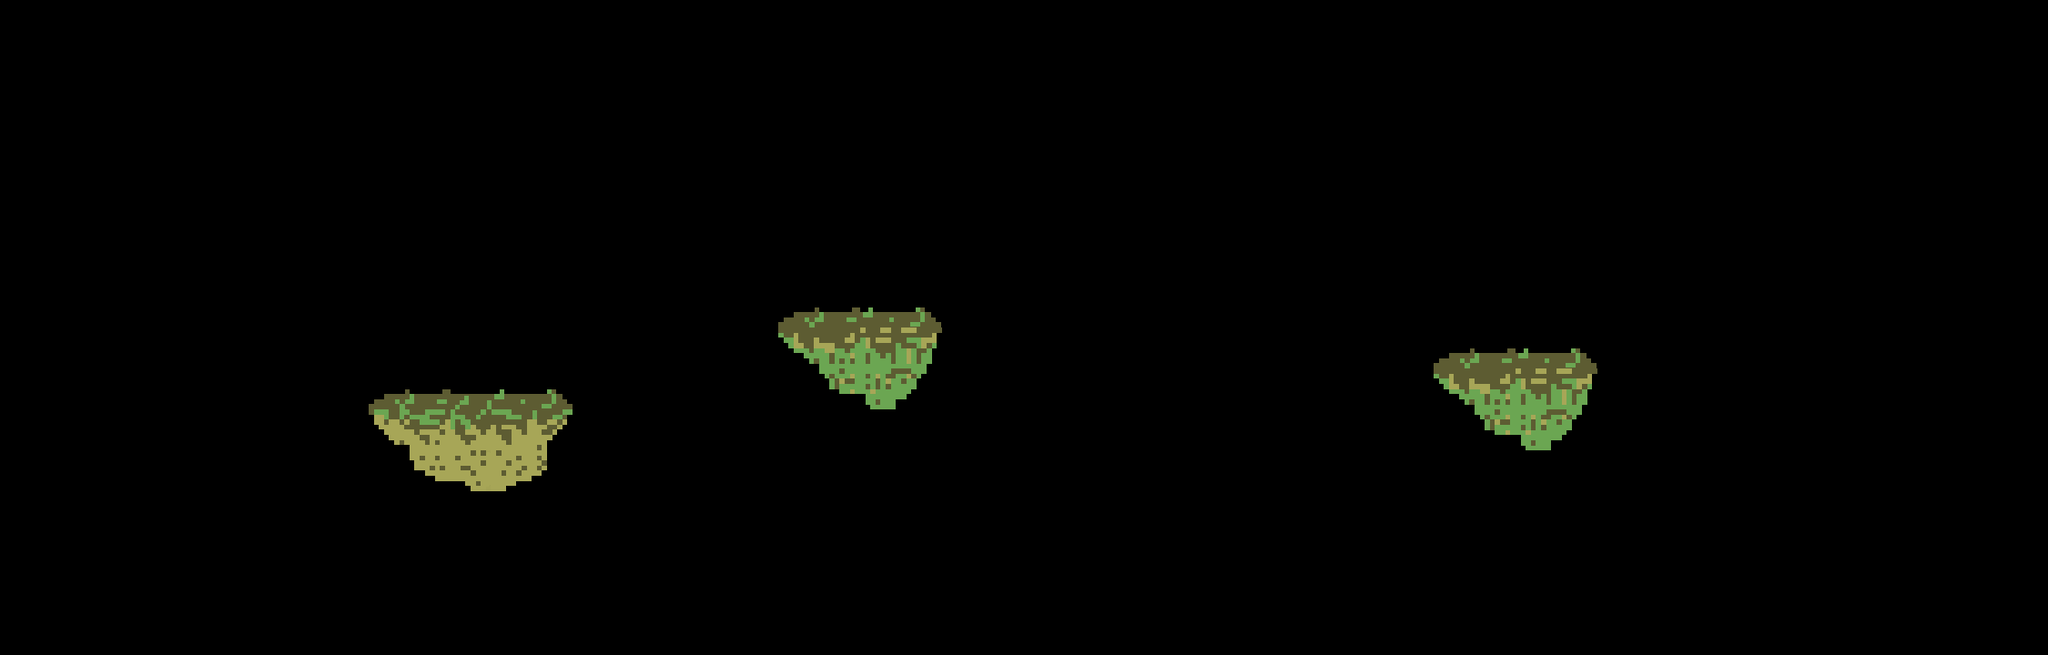

A 2D game scene composited from a Tiled map and its tileset images. What follows is a short description and the map's XML, with every tile layer's data as written:
An orthogonal 50x16 tile map with 45x45 px tiles, 1 tile layer (Tile Layer 1) and 13 objects (7x platform, 3x coin, player, exit, checkpoint).

<map version="1.2" tiledversion="1.2.3" orientation="orthogonal" renderorder="right-down" width="50" height="16" tilewidth="45" tileheight="45" infinite="0" nextlayerid="9" nextobjectid="53">
 <tileset firstgid="1" name="level_spritesheet" tilewidth="45" tileheight="45" tilecount="40" columns="10">
  <image source="level_spritesheet.png" width="450" height="180" />
 </tileset>
 <layer id="8" name="Tile Layer 1" width="50" height="16">
  <data encoding="csv">
0,0,0,0,0,0,0,0,0,0,0,0,0,0,0,0,0,0,0,0,0,0,0,0,0,0,0,0,0,0,0,0,0,0,0,0,0,0,0,0,0,0,0,0,0,0,0,0,0,0,
0,0,0,0,0,0,0,0,0,0,0,0,0,0,0,0,0,0,0,0,0,0,0,0,0,0,0,0,0,0,0,0,0,0,0,0,0,0,0,0,0,0,0,0,0,0,0,0,0,0,
0,0,0,0,0,0,0,0,0,0,0,0,0,0,0,0,0,0,0,0,0,0,0,0,0,0,0,0,0,0,0,0,0,0,0,0,0,0,0,0,0,0,0,0,0,0,0,0,0,0,
0,0,0,0,0,0,0,0,0,0,0,0,0,0,0,0,0,0,0,0,0,0,0,0,0,0,0,0,0,0,0,0,0,0,0,0,0,0,0,0,0,0,0,0,0,0,0,0,0,0,
0,0,0,0,0,0,0,0,0,0,0,0,0,0,0,0,0,0,0,0,0,0,0,0,0,0,0,0,0,0,0,0,0,0,0,0,0,0,0,0,0,0,0,0,0,0,0,0,0,0,
0,0,0,0,0,0,0,0,0,0,0,0,0,0,0,0,0,0,0,0,0,0,0,0,0,0,0,0,0,0,0,0,0,0,0,0,0,0,0,0,0,0,0,0,0,0,0,0,0,0,
0,0,0,0,0,0,0,0,0,0,0,0,0,0,0,0,0,0,0,0,0,0,0,0,0,0,0,0,0,0,0,0,0,0,0,0,0,0,0,0,0,0,0,0,0,0,0,0,0,0,
0,0,0,0,0,0,0,0,0,0,0,0,0,0,0,0,0,0,0,7,8,9,10,0,0,0,0,0,0,0,0,0,0,0,0,0,0,0,0,0,0,0,0,0,0,0,0,0,0,0,
0,0,0,0,0,0,0,0,0,0,0,0,0,0,0,0,0,0,0,17,18,19,20,0,0,0,0,0,0,0,0,0,0,0,0,7,8,9,10,0,0,0,0,0,0,0,0,0,0,0,
0,0,0,0,0,0,0,0,0,1,2,3,4,5,0,0,0,0,0,27,28,29,30,0,0,0,0,0,0,0,0,0,0,0,0,17,18,19,20,0,0,0,0,0,0,0,0,0,0,0,
0,0,0,0,0,0,0,0,0,11,12,13,14,15,0,0,0,0,0,0,0,0,0,0,0,0,0,0,0,0,0,0,0,0,0,27,28,29,30,0,0,0,0,0,0,0,0,0,0,0,
0,0,0,0,0,0,0,0,0,21,22,23,24,25,0,0,0,0,0,0,0,0,0,0,0,0,0,0,0,0,0,0,0,0,0,0,0,0,0,0,0,0,0,0,0,0,0,0,0,0,
0,0,0,0,0,0,0,0,0,0,0,0,0,0,0,0,0,0,0,0,0,0,0,0,0,0,0,0,0,0,0,0,0,0,0,0,0,0,0,0,0,0,0,0,0,0,0,0,0,0,
0,0,0,0,0,0,0,0,0,0,0,0,0,0,0,0,0,0,0,0,0,0,0,0,0,0,0,0,0,0,0,0,0,0,0,0,0,0,0,0,0,0,0,0,0,0,0,0,0,0,
0,0,0,0,0,0,0,0,0,0,0,0,0,0,0,0,0,0,0,0,0,0,0,0,0,0,0,0,0,0,0,0,0,0,0,0,0,0,0,0,0,0,0,0,0,0,0,0,0,0,
0,0,0,0,0,0,0,0,0,0,0,0,0,0,0,0,0,0,0,0,0,0,0,0,0,0,0,0,0,0,0,0,0,0,0,0,0,0,0,0,0,0,0,0,0,0,0,0,0,0
</data>
 </layer>
 <objectgroup id="2" name="Object Layer 1">
  <object id="1" type="platform" x="0" y="675" width="2250" height="45" />
  <object id="5" type="player" x="90" y="405" width="120" height="210" />
  <object id="11" type="exit" x="2070" y="0" width="180" height="675" />
  <object id="41" type="coin" x="815.667" y="564.667" width="30" height="60" />
  <object id="43" type="coin" x="1653" y="295.334" width="30" height="60" />
  <object id="44" type="checkpoint" x="1206.97" y="450.121" width="133.333" height="224" />
  <object id="46" type="coin" x="933.485" y="245.758" width="30" height="60" />
  <object id="47" type="platform" x="405" y="450" width="225" height="45" />
  <object id="48" type="platform" x="450" y="495" width="135" height="45" />
  <object id="49" type="platform" x="855" y="360" width="180" height="45" />
  <object id="50" type="platform" x="900" y="405" width="90" height="45" />
  <object id="51" type="platform" x="1575" y="405" width="180" height="45" />
  <object id="52" type="platform" x="1620" y="450" width="90" height="45" />
 </objectgroup>
</map>
